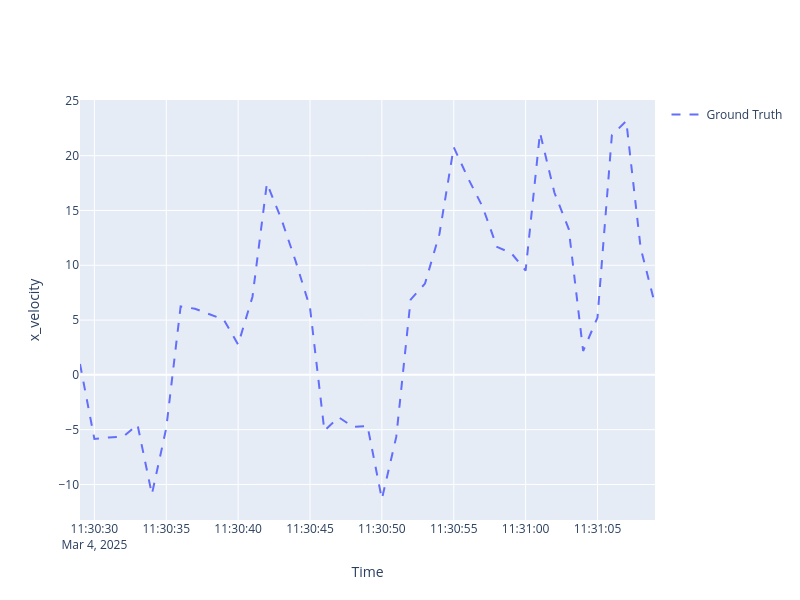

Notebook cell for this chart:
### Code cell
# ###1D plotting capabilities and smoother uncertainties
# Plotting a single 1D component against time is also possible in Stone Soup by setting the dimension parameter equal to Dimension.ONE.
#
# These plots may provide a clearer insight into how the underlying process evolves over time and 
# (as we will see later), how the output for each smoothing classes differ.  
# 
# Alongside the 2D position plot, we will look at a 1D plot of the x-velocity component, using mapping=[1]. 
x_vel_plotter= Plotterly(autosize=False, width=800,height=600,dimension=Dimension.ONE, axis_labels=['Time','x_velocity'])
x_vel_plotter.plot_ground_truths(truth, [1])
x_vel_plotter.fig
